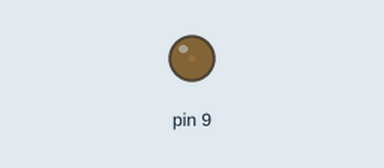
Recording of a sketch running on a simulated Arduino Uno, built with avr-gcc and run on an emulated ATmega328P. Parts: output pins drawn as LEDs (lit = HIGH).

Above: at 0.05 s.
At 0.85 s:
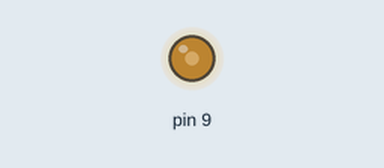
At 1.55 s:
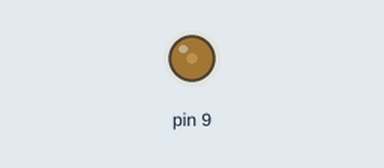
Timing chart, 0 to 4.6 s (numbered marks = the images above):
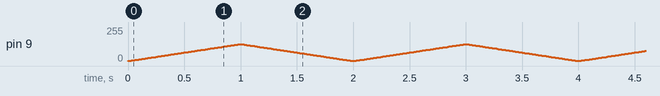

The sketch:

timer_pwm.ino.ino
```cpp
volatile int brightness = 0;
volatile int pas = 1;

ISR(TIMER1_OVF_vect) {
    brightness += pas;
    if (brightness >= 1000) pas = -1;
    if (brightness <= 0)    pas = 1;
    OCR1A = brightness;
}

int main(void)
{
    DDRB |= (1 << PB1); // pin PWM
    TCCR1A |= (1<<COM1A1) | (1<<WGM11);
    TCCR1B |= (1<<WGM12) | (1<<WGM13) | (1<<CS11); // fast PWM, scalar 8
    ICR1 = 1999; //fPWM = Fclk / scalar*(1+ICR1)
    OCR1A = 0;
    TIMSK1 |= (1<<TOIE1);//intrerupere doar de Ov
    sei();

    while(1){}
}
```
